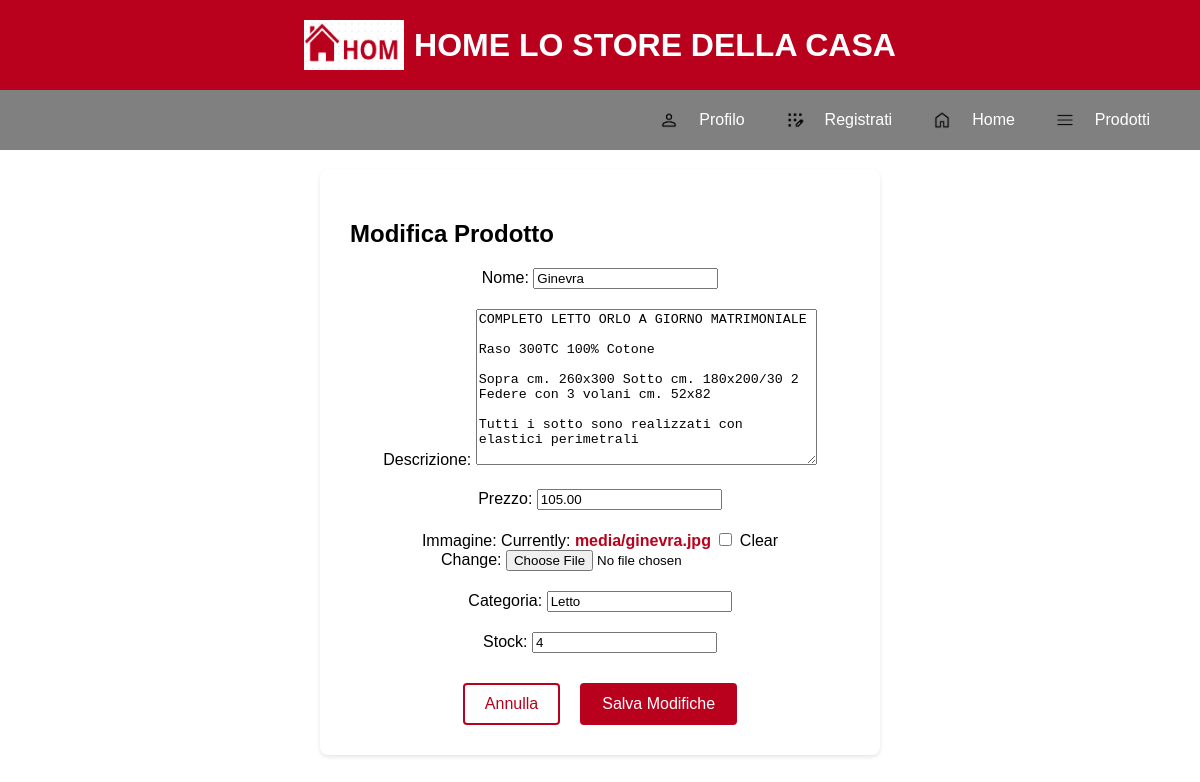
The page /edit/3/ on the database its author committed.
### homestore/models.py (models this page shows, shortened)
class Product(models.Model):
    categoria = models.CharField(max_length=200)
    nome = models.CharField(max_length=200)
    descrizione = models.TextField()
    immagine = models.ImageField(upload_to='media/', blank=True, null=True)
    prezzo = models.DecimalField(max_digits=10, decimal_places=2)
    stock = models.PositiveIntegerField(default=0)
    available = models.BooleanField(default=True)
    created = models.DateTimeField(auto_now_add=True)
    updated = models.DateTimeField(auto_now=True)
    sold_count = models.PositiveIntegerField(default=0)
    colori = models.ManyToManyField(Color, blank=True)

### homestore/views.py (the view)
# urls.py: path('edit/<int:product_id>/', modifica_prodotto_form, name='edit_product_form'),
def modifica_prodotto_form(request, product_id):
    product = get_object_or_404(Product, id=product_id)
    if request.method == 'POST':
        form = ProdottoForm(request.POST, instance=product)
        if form.is_valid():
            form.save()
            return redirect('admin_dashboard')
    else:
        form = ProdottoForm(instance=product)
    return render(request, 'homestore/modifica_prodotto_form.html', {'form': form})

### homestore/forms.py (shortened to what this page needs)
class ProdottoForm(forms.ModelForm):
    class Meta:
        model = Product
        fields = ['nome', 'descrizione', 'prezzo', 'immagine', 'categoria', 'stock']
        widgets = {
            'nome': forms.TextInput(attrs={'placeholder': 'Nome del prodotto'}),
            'descrizione': forms.Textarea(attrs={'placeholder': 'Descrizione'}),
            'prezzo': forms.NumberInput(attrs={'placeholder': 'Prezzo'}),
            'stock': forms.NumberInput(attrs={'placeholder': 'Quantità disponibile'}),
            'categoria': forms.TextInput(),
        }

### homestore/templates/homestore/modifica_prodotto_form.html (shortened to what this page needs)
{% extends 'homestore/nav.html' %}
{% load static %}
{% block content %}
    <main>
        <h2>Modifica Prodotto</h2>
        <form method="post">
            {{ form.as_p }}
            <div class="button-container">
                <a href="{% url 'admin_edit_product' %}" class="cancel-button">Annulla</a>
                <button type="submit" class="confirm-button">Salva Modifiche</button>
            </div>
        </form>
    </main>
{% endblock %}

### homestore/static/css/style.css (style rules this page uses)
button { background-color: #b9001c; color: #ffffff; border: none; padding: 10px; border-radius: 7px; cursor: pointer; font-size: 16px; width: 100%; margin-top: 10px; }
p { margin-top: 20px; text-align: center; }
p a { color: #b9001c; text-decoration: none; font-weight: bold; }

### homestore/templates/homestore/nav.html (style rules this page uses)
body { font-family: Arial, sans-serif; margin: 0; padding: 0; overflow-x: hidden; }
button { margin-top: 0px; }

### homestore/templates/homestore/modifica_prodotto_form.html (style rules this page uses)
main { padding: 30px; border-radius: 8px; box-shadow: 0 2px 4px rgba(0, 0, 0, 0.1); width: 80%; max-width: 500px; margin: 20px auto; background-color: white; }
.button-container { display: flex; justify-content: center; align-items: center; gap: 20px; margin-top: 30px; }
.confirm-button, .cancel-button { padding: 10px 20px; border-radius: 4px; margin-top: 0px; font-size: 16px; width: auto; text-align: center; cursor: pointer; }
.confirm-button { background-color: #b9001c; color: white; border: 2px solid #b9001c; }
.cancel-button { background-color: white; color: #b9001c; border: 2px solid #b9001c; text-decoration: none; }

### rows shown on the page
Product: nome "Ginevra", descrizione "COMPLETO LETTO ORLO A GIORNO MATRIMONIALE Raso 300TC 100% Cotone Sopra cm. 260x300 Sotto cm. 180x200/30 2 Federe con 3 volani cm. 52x82 Tutti i sotto sono realizzati con elastici perimetrali", prezzo "105.00", categoria "Letto", stock "4"
